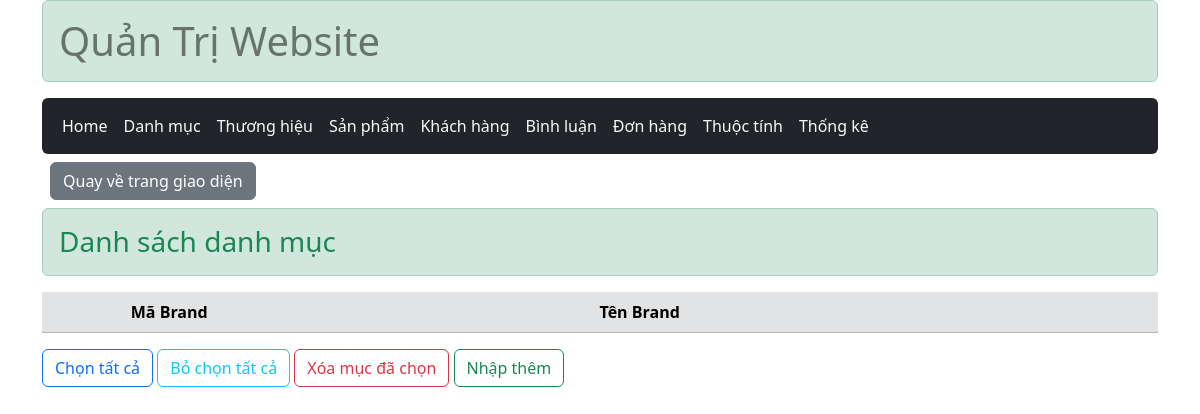
The app's page /admin/index.php?act=list_brand, older data.
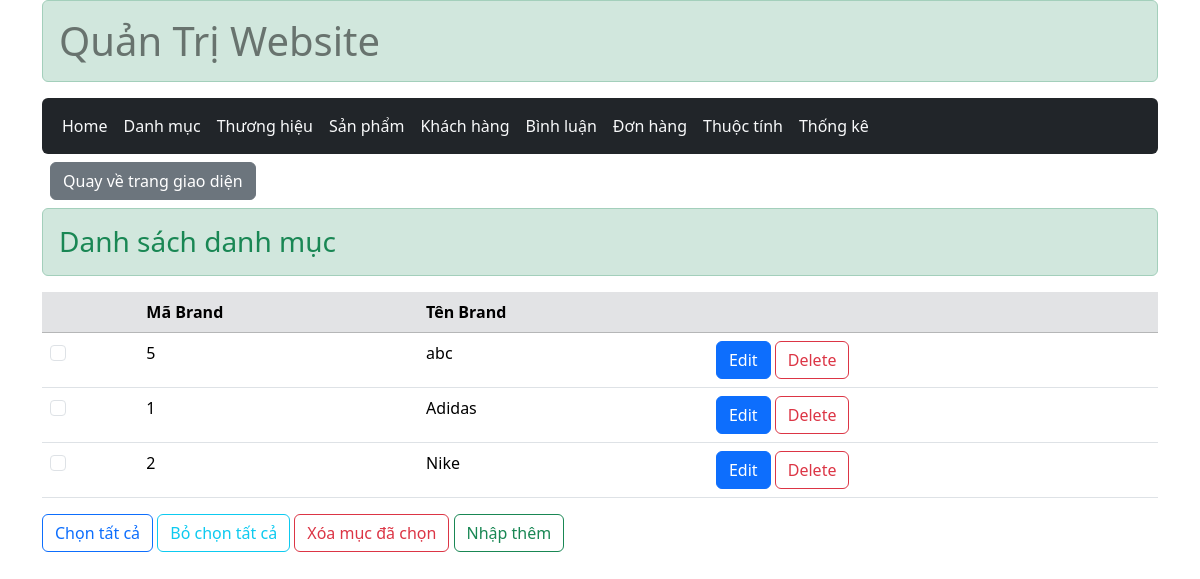
The same page, newer data.
### tables this page shows
CREATE TABLE `brand` (
  `brand_id` int(11) NOT NULL,
  `brand_name` varchar(50) NOT NULL
);

### model/pdo.php (called while the page is built, shortened)
<?php
    function pdo_get_connection(){
        $servername = "localhost";
        $username = "root";
        $password = "";
        try {
            $conn = new PDO("mysql:host=$servername;dbname=duan1", $username, $password);
            $conn->setAttribute(PDO::ATTR_ERRMODE, PDO::ERRMODE_EXCEPTION);
            return $conn;
        } catch(PDOException $e) {
            echo "Lỗi kết nối : " . $e->getMessage();
        }
    }
    function pdo_query($sql){
        $sql_args = array_slice(func_get_args(),1);
        try{
            $conn = pdo_get_connection();
            $stmt = $conn ->prepare($sql);
            $stmt -> execute($sql_args);
            $rows = $stmt -> fetchAll();
            return $rows;
        }
        catch(PDOException $e){
            throw $e;
        }
        finally{
            unset($conn);
        }
    }
?>

### model/brand.php (called while the page is built, shortened)
<?php
    function brand_select_all(){
        $sql = "SELECT * from brand";
        return pdo_query($sql);
    }
?>

### admin/brand/list_brand.php (the view)
<main class="container_">
        <h3 class="alert alert-success text-success"> Danh sách danh mục</h3>
        <table class="table table-hover">
            <thead  class="table-secondary" >
                <tr>
                    <th></th>
                    <th>Mã Brand</th>
                    <th>Tên Brand</th>
                    <th></th>
                </tr>
            </thead>
            <tbody>
                <?php foreach ($list_brand as $brand) : extract($brand); ?>
                <tr>
                    <td><input class="form-check-input" type="checkbox"></td>
                    <td><?= $brand_id ?></td>
                    <td><?= $brand_name?> </td>
                    <td>
                        <a href="" class="btn btn-primary fw-medium">Edit</a>
                        <a href="" class="btn btn-outline-danger fw-medium" onclick="return confirm('Xác nhận xóa')">Delete</a>
                    </td>
                </tr>
                <?php endforeach ?>
            </tbody>
        </table>
        <form action="" method="post">
            <div class="form-group">
                <button name="" class="btn btn-outline-primary fw-medium">Chọn tất cả</button>
                <button type="reset"  class="btn btn-outline-info fw-medium">Bỏ chọn tất cả</button>
                <a   class="btn btn-outline-danger fw-medium">Xóa mục đã chọn</a>
                <a href="index.php?act=add_brand"  class="btn btn-outline-success fw-medium">Nhập thêm</a>
            </div>
        </form>
</main>

Row changes from the older to the newer data that the page shows:
added brand: brand_id "5", brand_name "abc"
added brand: brand_id "1", brand_name "Adidas"
added brand: brand_id "2", brand_name "Nike"
